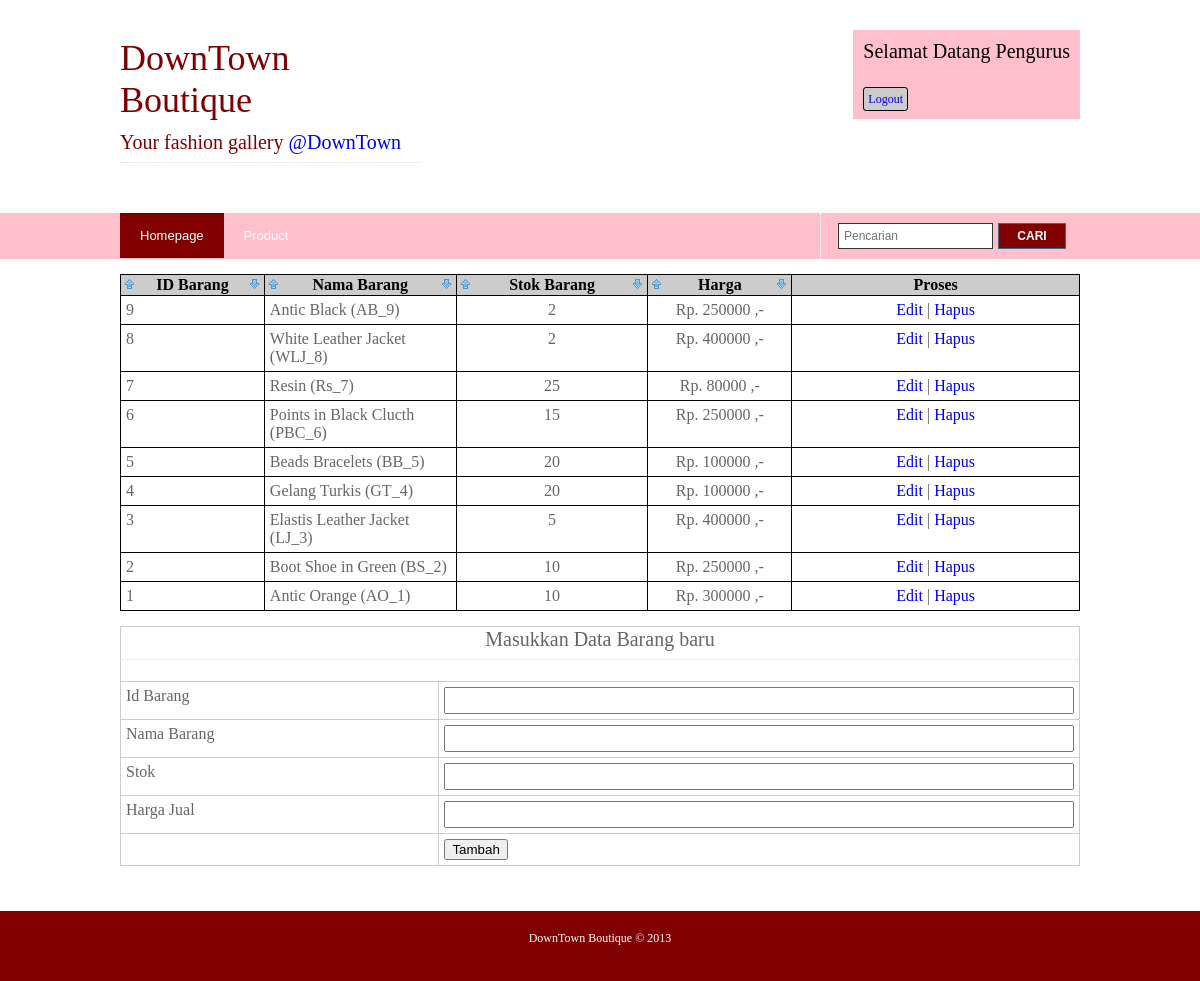
Screenshot of /barang-order-id_barang-desc (signed in) with the database file from the repository.
### tables this page shows
CREATE TABLE IF NOT EXISTS `barang` (
  `id_barang` int(3) NOT NULL DEFAULT '0',
  `nama_barang` varchar(30) NOT NULL,
  `stok_barang` int(2) NOT NULL,
  `harga_jual` int(7) NOT NULL,
  PRIMARY KEY (`id_barang`)
);

### includes/contents/barang.php (the view, shortened to what this page needs)
<div class="wrapper col4">
	<br class="clear" />
	<div id="services">
			<?php
			if(!isset($_SESSION['sebagai'],$_SESSION['nama'],$_SESSION['pass'])){
				$stok = mysql_query("SELECT id_barang FROM barang");
				$stok = mysql_num_rows($stok);
				$bagi = $stok /3;
				$intbagi = (int)$bagi;
				$kali = $intbagi * 3;
				$barang = mysql_query("SELECT * FROM barang ORDER BY id_barang DESC LIMIT $kali") ;
				$mulai= 1;
				$tiga = 3;
				echo "<ul>";
				while($b = mysql_fetch_array($barang)){
					if($mulai == 1){
						echo "<li>";
					}else if($mulai == $tiga){
						echo "<li class=\"last\">";
						$tambah = $mulai + $tiga;
					}else if($mulai == $tambah){
						echo "<li class=\"last\">";
						$tambah = $mulai + $tiga;
					}else{
						echo "<li>";
					}
					echo "<div>
						<h2>$b[nama_barang]</h2>
						<p>Stok : $b[stok_barang]<br>
						Harga : $b[harga_jual]</p>";
					include "functions/isset_link.php";
					echo "</div></li>";
					$mulai++;
				}
				echo "</ul>";
			}else if((isset($_SESSION['sebagai'],$_SESSION['nama'],$_SESSION['pass'])) AND ($_SESSION['sebagai'] == 'pengurus')){
				if(!isset($_GET['proses'])){
					echo "
					<table border=\"1\" style=\"color:#000;\">
					<tr style=\"background:#ccc;\">
						<th width=\"15%\" style=\"border:1px solid #000;\">
							<a style=\"float:left;\" href=\"barang-order-id_barang-desc\"><img src=\"images/top.png\"/></a>ID Barang
							<a style=\"float:right;\" href=\"barang-order-id_barang-asc\"><img src=\"images/down.png\"/></a>
						</th>
						<th width=\"20%\" style=\"border:1px solid #000;\">
							<a style=\"float:left;\" href=\"barang-order-nama_barang-desc\"><img src=\"images/top.png\"/></a>Nama Barang
							<a style=\"float:right;\" href=\"barang-order-nama_barang-asc\"><img src=\"images/down.png\"/></a>
						</th>
						<th width=\"20%\" style=\"border:1px solid #000;\">
							<a style=\"float:left;\" href=\"barang-order-stok_barang-desc\"><img src=\"images/top.png\"/></a>Stok Barang
							<a style=\"float:right;\" href=\"barang-order-stok_barang-asc\"><img src=\"images/down.png\"/></a>
						</th>
						<th width=\"15%\" style=\"border:1px solid #000;\">
							<a style=\"float:left;\" href=\"barang-order-harga_jual-desc\"><img src=\"images/top.png\"/></a>Harga
							<a style=\"float:right;\" href=\"barang-order-harga_jual-asc\"><img src=\"images/down.png\"/></a>
						</th>
						<th width=\"30%\" style=\"border:1px solid #000;\">Proses</th>
					</tr>";
						if(!isset($_GET['order'])){
							$barang = mysql_query("SELECT * FROM barang ");
						}else{
							$order = addslashes($_GET['order']);
							$sort = addslashes($_GET['sort']);
							$barang = mysql_query("SELECT * FROM barang ORDER BY $order $sort");
						}
						$mulai=1;
						while($b = mysql_fetch_array($barang)){
							if($mulai%2==0){echo "<tr class=\"dark\">";}else{echo "<tr class=\"light\">";}
							echo "<td style=\"border:1px solid #000;\">$b[id_barang]</td>
							<td style=\"border:1px solid #000;\">$b[nama_barang]</td>
							<td style=\"text-align:center;border:1px solid #000;\">$b[stok_barang]</td>
							<td style=\"text-align:center;border:1px solid #000;\">Rp. $b[harga_jual] ,-</td>
							<td style=\"text-align:center;border:1px solid #000;\">
							<a href=\"barang-$b[id_barang]-edit\">Edit</a> |
							<a href=\"barang-$b[id_barang]-hapus\">Hapus</a>
							</td></tr>";
							$mulai++;
						}
					echo "</table>";
					?>
					<form action="users/pengurus/proses/tambah.barang.php" method="post">
						<table border="1" style="color:#000;">
							<tr class='light'>
								<th colspan='2'><center><h1>Masukkan Data Barang baru</h1></center></th>
							</tr>
							<tr class='dark'>
								<td>Id Barang</td>
								<td><input class="input" type="text" name="id" /></td>
							</tr>
							<tr class='light'>
								<td>Nama Barang</td>
								<td><input class="input" type="text" name="nama"/></td>
							</tr>
							<tr class='dark'>
								<td>Stok</td>
								<td><input class="input" type="text" name="stok"/></td>
							</tr>
							<tr class='light'>
								<td>Harga Jual</td>
								<td><input class="input" type="text" name="harga"/></td>
							</tr>
							<tr class='dark'>
								<td></td>
								<td><input type="submit" name="submit" value="Tambah" /></td>
							</tr>
						</table>
					</form>
					<?php
				}else if($_GET['proses']=='edit'){
					if(!isset($_GET['id'])){
						echo "<script>document.location='barang';</script>";
					}else{
						$id= addslashes($_GET['id']);
						$barang = mysql_query("SELECT * FROM barang WHERE id_barang='$id'");
						$jbarang = mysql_num_rows($barang);
						if($jbarang == 1){
							$b = mysql_fetch_array($barang);?>
							<form action="users/pengurus/proses/edit.barang.php" method="post">
							<style>.input{padding:4px;width:100%;}</style>
								<table border="1" style="color:#000;">
									<tr class='light'>
										<th colspan='2'><center><h1>Data Barang</h1></center></th>
									</tr>
									<tr class='dark'>
										<td>Id Barang</td>
										<td><input type="hidden" name="id" value="<?php echo $b['id_barang']?>"/><?php echo $b['id_barang'];?></td>
									</tr>
									<tr class='light'>
										<td>Nama Barang</td>
										<td><input class='input' type="text" name="nama" value="<?php echo $b['nama_barang']?>"/></td>
									</tr>
									<tr class='dark'>
										<td>Stok</td>
										<td><input class='input' type="text" name="stok" value="<?php echo $b['stok_barang']?>"/></td>
									</tr>
									<tr class='light'>
										<td>Harga Jual</td>
										<td><input class='input' type="text" name="harga" value="<?php echo $b['harga_jual']?>"/></td>
									</tr>
									<tr class='dark'>
										<td></td>
										<td><input type="submit" value="Edit" /></td>
									</tr>
								</table>
							</form>
							<br>
							<?php
						}else{
							echo "<script>alert('Data tidak ditemukan');document.location='barang';</script>";
						}
					}
				}else if($_GET['proses']=='hapus'){
					if(!isset($_GET['id'])){
						echo "<script>document.location='barang';</script>";
					}else{
						$id= addslashes($_GET['id']);
						$barang = mysql_query("SELECT * FROM barang WHERE id_barang='$id'");
						$jbarang = mysql_num_rows($barang);
						if($jbarang == 1){
							$titip = mysql_query("SELECT id_barang FROM titip_barang WHERE id_barang='$id'");
							$jtitip = mysql_num_rows($titip);
							if($jtitip == 0){
								$delete = mysql_query("DELETE FROM barang WHERE id_barang='$id'");
								if($delete){
									echo "<script>alert('Data berhasil dihapus');document.location='barang';</script>";
								}else{
									echo "<script>alert('Data gagal dihapus');document.location='barang';</script>";
								}
							}else{
															}
						}else{
							echo "<script>alert('Data tidak ditemukan');document.location='barang';</script>";
						}
					}
				}
			}
			?>
			<br class="clear" />
			<br class="clear" />
	</div>
</div>

### styles/layout.css (style rules this page uses)
body { margin:0; padding:0; font-size:12px; font-family:comic sans ms; color:#FFFFFF; background-color:#29313C; }
img { border:0; display:block; padding:0; margin:0; }
a { outline:none; text-decoration:none; }
div.wrapper { display:block; width:100%; margin:0; text-align:left; }
div.wrapper h1, div.wrapper h2, div.wrapper h3, div.wrapper h4, div.wrapper h5, div.wrapper h6 { margin:0 0 20px 0; padding:0 0 8px 0; font-size:20px; font-weight:normal; font-family:Georgia, "Times New Roman", Times, serif; border-bottom:1px dotted #DDDDDD; }
.col3, .col4, .col5 { color:black; background-color:#FFFFFF; }
#header, #topbar, #intro, #services, #breadcrumb, #container, #footer, #copyright { position:relative; margin:0 auto 0; display:block; width:960px; }
#services ul, #services p, #services h2, #services img { margin:0; padding:0; list-style:none; }

### styles/forms.css (style rules this page uses)
form, fieldset, legend { margin:0; padding:0; border:none; }

### styles/tables.css (style rules this page uses)
table { width:100%; border-collapse:collapse; table-layout:auto; vertical-align:top; margin-bottom:15px; border:1px solid #CCCCCC; }
table tbody td { vertical-align:top; border-collapse:collapse; border-left:1px solid #CCCCCC; border-right:1px solid #CCCCCC; }
table thead th, table tbody td { padding:5px; border-collapse:collapse; }
table tbody tr.light { color:#666666; background-color:white; }
table tbody tr.dark { color:#666666; background-color:white; }

### includes/contents/barang.php (style rules this page uses)
.input { padding:4px;width:100%; }

### rows the page displays
barang: id_barang "9", nama_barang "Antic Black (AB_9)", stok_barang "2", harga_jual "250000"
barang: id_barang "8", nama_barang "White Leather Jacket (WLJ_8)", stok_barang "2", harga_jual "400000"
barang: id_barang "7", nama_barang "Resin (Rs_7)", stok_barang "25", harga_jual "80000"
barang: id_barang "6", nama_barang "Points in Black Clucth (PBC_6)", stok_barang "15", harga_jual "250000"
barang: id_barang "5", nama_barang "Beads Bracelets (BB_5)", stok_barang "20", harga_jual "100000"
barang: id_barang "4", nama_barang "Gelang Turkis (GT_4)", stok_barang "20", harga_jual "100000"
barang: id_barang "3", nama_barang "Elastis Leather Jacket (LJ_3)", stok_barang "5", harga_jual "400000"
barang: id_barang "2", nama_barang "Boot Shoe in Green (BS_2)", stok_barang "10", harga_jual "250000"
barang: id_barang "1", nama_barang "Antic Orange (AO_1)", stok_barang "10", harga_jual "300000"

### other values shown
$p "Pengurus"
